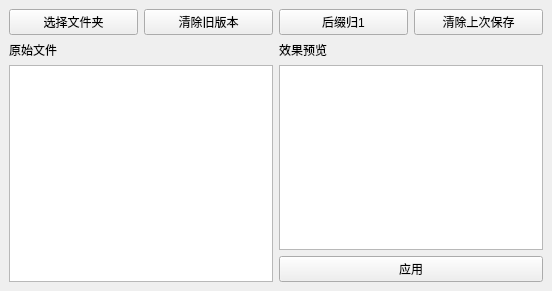
<?xml version="1.0" encoding="UTF-8"?>
<ui version="4.0">
 <class>wForm</class>
 <widget class="QWidget" name="wForm">
  <property name="geometry">
   <rect>
    <x>0</x>
    <y>0</y>
    <width>552</width>
    <height>291</height>
   </rect>
  </property>
  <property name="windowTitle">
   <string>ProEVersion</string>
  </property>
  <widget class="QWidget" name="">
   <property name="geometry">
    <rect>
     <x>9</x>
     <y>9</y>
     <width>534</width>
     <height>273</height>
    </rect>
   </property>
   <layout class="QGridLayout" name="gridLayout">
    <item row="0" column="0">
     <layout class="QHBoxLayout" name="horizontalLayout_2">
      <item>
       <widget class="QPushButton" name="btnSelect">
        <property name="text">
         <string>选择文件夹</string>
        </property>
       </widget>
      </item>
      <item>
       <widget class="QPushButton" name="btnPurge">
        <property name="text">
         <string>清除旧版本</string>
        </property>
       </widget>
      </item>
      <item>
       <widget class="QPushButton" name="btnReversion">
        <property name="text">
         <string>后缀归1</string>
        </property>
       </widget>
      </item>
      <item>
       <widget class="QPushButton" name="btnUndo">
        <property name="text">
         <string>清除上次保存</string>
        </property>
       </widget>
      </item>
     </layout>
    </item>
    <item row="1" column="0">
     <layout class="QHBoxLayout" name="horizontalLayout">
      <item>
       <layout class="QVBoxLayout" name="verticalLayout">
        <item>
         <widget class="QLabel" name="label">
          <property name="text">
           <string>原始文件</string>
          </property>
         </widget>
        </item>
        <item>
         <widget class="QPlainTextEdit" name="txtmsg"/>
        </item>
       </layout>
      </item>
      <item>
       <layout class="QVBoxLayout" name="verticalLayout_2">
        <item>
         <widget class="QLabel" name="label_2">
          <property name="text">
           <string>效果预览</string>
          </property>
         </widget>
        </item>
        <item>
         <widget class="QTextEdit" name="txtout"/>
        </item>
        <item>
         <widget class="QPushButton" name="btnApply">
          <property name="text">
           <string>应用</string>
          </property>
         </widget>
        </item>
       </layout>
      </item>
     </layout>
    </item>
   </layout>
  </widget>
 </widget>
 <resources/>
 <connections>
  <connection>
   <sender>btnSelect</sender>
   <signal>clicked()</signal>
   <receiver>wForm</receiver>
   <slot>openPath()</slot>
   <hints>
    <hint type="sourcelabel">
     <x>59</x>
     <y>23</y>
    </hint>
    <hint type="destinationlabel">
     <x>125</x>
     <y>0</y>
    </hint>
   </hints>
  </connection>
  <connection>
   <sender>btnReversion</sender>
   <signal>clicked()</signal>
   <receiver>wForm</receiver>
   <slot>reVersion()</slot>
   <hints>
    <hint type="sourcelabel">
     <x>316</x>
     <y>17</y>
    </hint>
    <hint type="destinationlabel">
     <x>344</x>
     <y>-10</y>
    </hint>
   </hints>
  </connection>
  <connection>
   <sender>btnPurge</sender>
   <signal>clicked()</signal>
   <receiver>wForm</receiver>
   <slot>purge()</slot>
   <hints>
    <hint type="sourcelabel">
     <x>227</x>
     <y>16</y>
    </hint>
    <hint type="destinationlabel">
     <x>241</x>
     <y>-12</y>
    </hint>
   </hints>
  </connection>
 </connections>
 <slots>
  <slot>openPath()</slot>
  <slot>reVersion()</slot>
  <slot>purge()</slot>
 </slots>
</ui>
